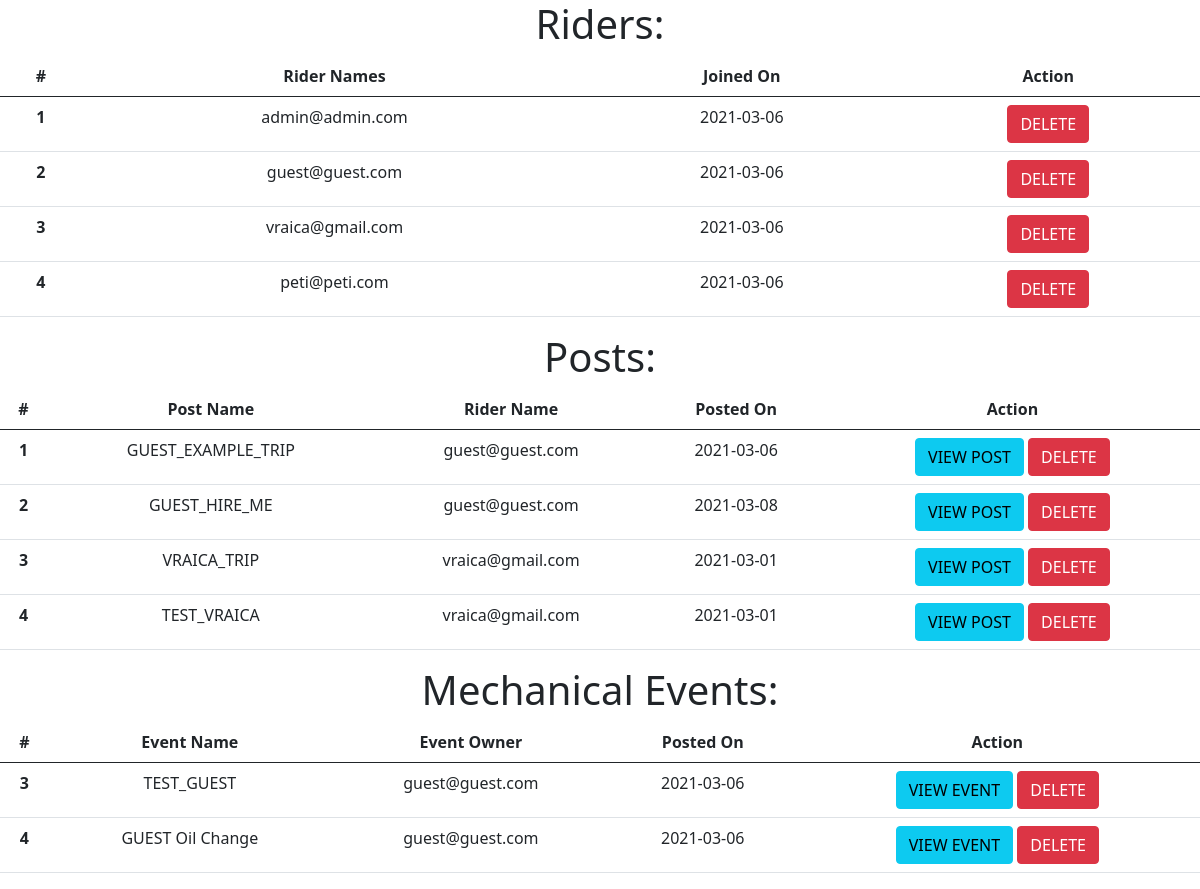
Page /ap (signed in) on the earlier database version.
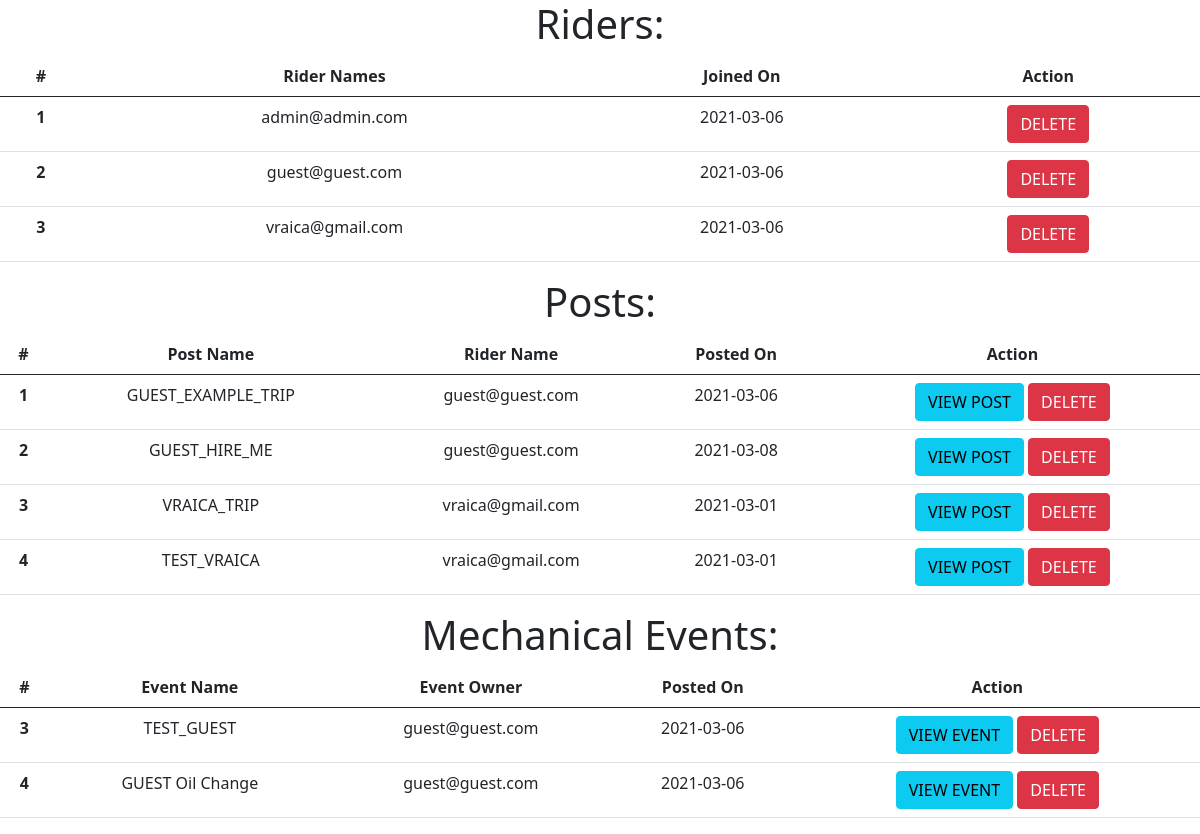
Same page on the later database version.
### application/models.py (models this page shows, shortened)
class Riders(db.Model, UserMixin):
    __tablename__ = 'Users_Tab'
    id = db.Column(db.Integer, primary_key=True)
    email = db.Column(db.String(100), unique=True)
    passw = db.Column(db.String(50))
    joined_on = db.Column(db.Date)

class TripRecords(db.Model):
    __tablename__ = 'TripRecords'
    id = db.Column(db.Integer, primary_key=True)
    trip_name = db.Column(db.String(100))
    trip_date = db.Column(db.Date)
    area_name = db.Column(db.String(50))
    km_travelled = db.Column(db.Integer)
    h_travelled = db.Column(db.Integer)
    km_initial = db.Column(db.Integer)
    km_final = db.Column(db.Integer)
    added_by = db.Column(db.String(100))

class MechanicalEvent(db.Model):
    __tablename__ = 'Mechanical_Tab'
    id = db.Column(db.Integer, primary_key=True)
    event_name = db.Column(db.String(100))
    event_date = db.Column(db.Date)
    event_details = db.Column(db.String(200))
    event_km = db.Column(db.Integer)
    event_cost = db.Column(db.Float)
    event_owner = db.Column(db.String(100))

### application/routes.py (the view)
@app.route('/ap')
@login_required
def admin_pannel():
    if session['logged_user'] != app.config['ADMIN_USER']:
        return redirect(url_for('login_page'))
    else:
        all_users = Riders.query.all()
        all_posts = TripRecords.query.all()
        all_events = MechanicalEvent.query.all()
        return render_template('admin_pannel.html', users=all_users, trip_posts=all_posts, mevents=all_events)

### application/routes.py (called while the page is built)
@loginMan.user_loader
def load_user(email):
    return Riders.query.filter_by(email=email).first()

### application/templates/admin_pannel.html
{%extends 'base.html'%}
{%block admin_pannel%}
<h1>Riders:</h1>
<table class="table">
    <thead>
    <tr>
        <th scope="col">#</th>
        <th scope="col">Rider Names</th>
        <th scope="col">Joined On</th>
        <th scope="col">Action</th>
    </tr>
    </thead>
    <tbody>
    {%for rider in users%}
    <tr>
        <th scope="row">{{rider.id}}</th>
        <td>{{rider.email}}</td>
        <td>{{rider.joined_on}}</td>
        <td>
            <a href="{{url_for('delete_user', rider_email=rider.email)}}" class="btn btn-danger">DELETE</a>
        </td>
    </tr>
    {%endfor%}
    </tbody>
</table>
<h1>Posts:</h1>
<table class="table">
    <thead>
    <tr>
        <th scope="col">#</th>
        <th scope="col">Post Name</th>
        <th scope="col">Rider Name</th>
        <th scope="col">Posted On</th>
        <th scope="col">Action</th>
    </tr>
    </thead>
    <tbody>
    {%for trip in trip_posts%}
    <tr>
        <th scope="row">{{trip.id}}</th>
        <td>{{trip.trip_name}}</td>
        <td>{{trip.added_by}}</td>
        <td>{{trip.trip_date}}</td>
        <td>
            <a href="{{url_for('detailed_trip', trip_name=trip.trip_name)}}" class="btn btn-info">VIEW POST</a>
            <a href="{{url_for('delete_trip', rider_email = trip.added_by, trip_name=trip.trip_name)}}"
               class="btn btn-danger">DELETE</a>
        </td>
    </tr>
    {%endfor%}
    </tbody>
</table>
<h1>Mechanical Events:</h1>
<table class="table">
    <thead>
    <tr>
        <th scope="col">#</th>
        <th scope="col">Event Name</th>
        <th scope="col">Event Owner</th>
        <th scope="col">Posted On</th>
        <th scope="col">Action</th>
    </tr>
    </thead>
    <tbody>
    {%for ev in mevents%}
    <tr>
        <th scope="row">{{ev.id}}</th>
        <td>{{ev.event_name}}</td>
        <td>{{ev.event_owner}}</td>
        <td>{{ev.event_date}}</td>
        <td>
            <a href="{{url_for('detailed_event', event_name='$' + ev.event_name)}}" class="btn btn-info">VIEW EVENT</a>
            <a href="{{url_for('delete_event', rider_email = ev.event_owner, event_name='$' + ev.event_name)}}"
               class="btn btn-danger">DELETE</a>
        </td>
    </tr>
    {%endfor%}
    </tbody>
</table>
{%endblock%}

### application/templates/base.html (shortened to what this page needs)
<!DOCTYPE html>
<html lang="en">
<head>
    <link href="https://cdn.jsdelivr.net/npm/bootstrap@5.0.0-beta2/dist/css/bootstrap.min.css" rel="stylesheet">
    <link rel="stylesheet" href="static/style.css">
</head>
<body class="text-center">
{%block admin_pannel%}
{%endblock%}
</body>
</html>

Differences in the rows shown:
removed Riders: id "4", email "peti@peti.com", joined_on "2021-03-06"
